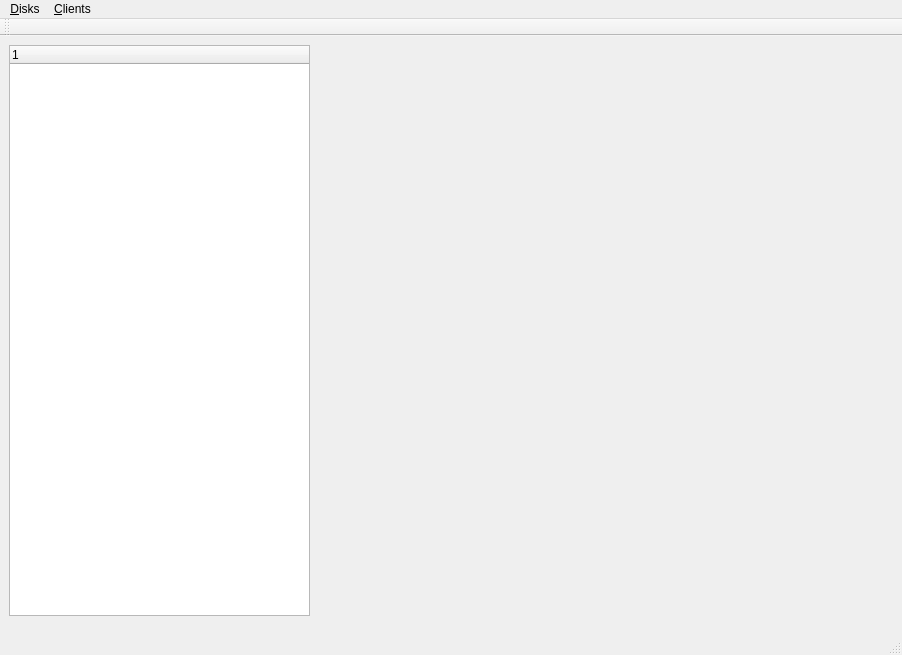
<?xml version="1.0" encoding="UTF-8"?>
<ui version="4.0">
 <class>MainWindow</class>
 <widget class="QMainWindow" name="MainWindow">
  <property name="geometry">
   <rect>
    <x>0</x>
    <y>0</y>
    <width>902</width>
    <height>655</height>
   </rect>
  </property>
  <property name="windowTitle">
   <string>MainWindow</string>
  </property>
  <property name="dockOptions">
   <set>QMainWindow::AllowTabbedDocks</set>
  </property>
  <widget class="QWidget" name="centralWidget">
   <widget class="QTreeWidget" name="treeWidget">
    <property name="geometry">
     <rect>
      <x>9</x>
      <y>9</y>
      <width>301</width>
      <height>571</height>
     </rect>
    </property>
    <column>
     <property name="text">
      <string notr="true">1</string>
     </property>
    </column>
   </widget>
  </widget>
  <widget class="QMenuBar" name="menuBar">
   <property name="geometry">
    <rect>
     <x>0</x>
     <y>0</y>
     <width>902</width>
     <height>29</height>
    </rect>
   </property>
   <widget class="QMenu" name="menu_Disks">
    <property name="title">
     <string>&amp;Disks</string>
    </property>
    <addaction name="actionMount_A"/>
   </widget>
   <widget class="QMenu" name="menu_Clients">
    <property name="title">
     <string>&amp;Clients</string>
    </property>
   </widget>
   <addaction name="menu_Disks"/>
   <addaction name="menu_Clients"/>
  </widget>
  <widget class="QToolBar" name="mainToolBar">
   <attribute name="toolBarArea">
    <enum>TopToolBarArea</enum>
   </attribute>
   <attribute name="toolBarBreak">
    <bool>false</bool>
   </attribute>
  </widget>
  <widget class="QStatusBar" name="statusBar"/>
  <action name="actionMount_A">
   <property name="text">
    <string>Mount &amp;A</string>
   </property>
  </action>
 </widget>
 <layoutdefault spacing="6" margin="11"/>
 <resources/>
 <connections>
  <connection>
   <sender>treeWidget</sender>
   <signal>itemClicked(QTreeWidgetItem*,int)</signal>
   <receiver>MainWindow</receiver>
   <slot>itemClicked(QTreeWidgetItem*,int)</slot>
   <hints>
    <hint type="sourcelabel">
     <x>95</x>
     <y>337</y>
    </hint>
    <hint type="destinationlabel">
     <x>315</x>
     <y>327</y>
    </hint>
   </hints>
  </connection>
  <connection>
   <sender>actionMount_A</sender>
   <signal>triggered()</signal>
   <receiver>MainWindow</receiver>
   <slot>mountA()</slot>
   <hints>
    <hint type="sourcelabel">
     <x>-1</x>
     <y>-1</y>
    </hint>
    <hint type="destinationlabel">
     <x>450</x>
     <y>327</y>
    </hint>
   </hints>
  </connection>
 </connections>
 <slots>
  <slot>itemClicked(QTreeWidgetItem*,int)</slot>
  <slot>mountA()</slot>
 </slots>
</ui>
